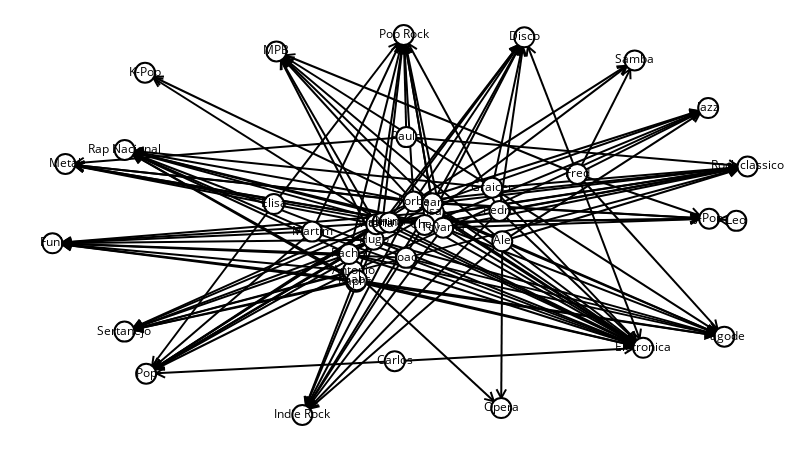

The cell this chart's notebook holds for it:
### Code cell
sn.show_graph(two, nlab=True)

### Figure 1 — Plotly figure (JSON) as saved in the notebook; plotly's stock layout.template omitted (floating-point values rounded to 4 significant figures; data arrays with more than 128 entries replaced by an {"elided": "..."} marker saying what was removed)
{"data": [{"hoverinfo": "none", "line": {"color": "rgb(0, 0, 0)", "width": 2}, "mode": "lines", "x": {"elided": "1251 float values"}, "y": {"elided": "1251 float values"}}, {"hoverinfo": "none", "marker": {"color": "rgb(255, 255, 255)", "line": {"color": "rgb(0, 0, 0)", "width": 2}, "size": 20}, "mode": "markers+text", "text": ["Samba", "Isa", "Chen", "MPB", "Rap Nacional", "Pop", "Ale", "Rapha", "Paulo", "Elisa", "Pedro", "Antonio", "Forba", "Hugo", "K-Pop", "Metal", "Vitoria", "Indie Rock", "Fred", "Funk", "Rachel", "Toyama", "Sertanejo", "Sabrina", "Eletronica", "Pop Rock", "Disco", "Gabs", "Opera", "Bruna", "Martim", "Pagode", "Rock classico", "Joao", "Jean", "Carlos", "Jazz", "J-Pop", "Leo", "Graicer"], "textfont": {"color": "rgb(0, 0, 0)"}, "textposition": "middle center", "x": [0.8377, 0.5486, 0.5355, 0.3222, 0.1039, 0.1348, 0.6472, 0.4366, 0.5092, 0.3185, 0.6431, 0.4324, 0.5195, 0.4621, 0.1331, 0.01854, 0.4658, 0.3594, 0.755, 0, 0.4266, 0.5622, 0.1036, 0.4747, 0.8498, 0.5054, 0.6789, 0.4379, 0.6456, 0.4848, 0.3735, 0.9666, 1, 0.5087, 0.5465, 0.4923, 0.9434, 0.9448, 0.9839, 0.6326], "y": [0.9332, 0.5337, 0.5, 0.9566, 0.6974, 0.1086, 0.4571, 0.3506, 0.7313, 0.5552, 0.537, 0.3792, 0.5617, 0.4613, 0.9007, 0.6606, 0.5022, 0, 0.6343, 0.4519, 0.4235, 0.4929, 0.2195, 0.5061, 0.1768, 1, 0.994, 0.3546, 0.01823, 0.5069, 0.4826, 0.2062, 0.654, 0.4135, 0.557, 0.1415, 0.8077, 0.5165, 0.5109, 0.5983]}], "layout": {"height": 450, "margin": {"b": 0, "l": 0, "r": 0, "t": 0}, "showlegend": false, "width": 800, "xaxis": {"showgrid": false, "showticklabels": false, "zeroline": false}, "yaxis": {"showgrid": false, "showticklabels": false, "zeroline": false}}}
